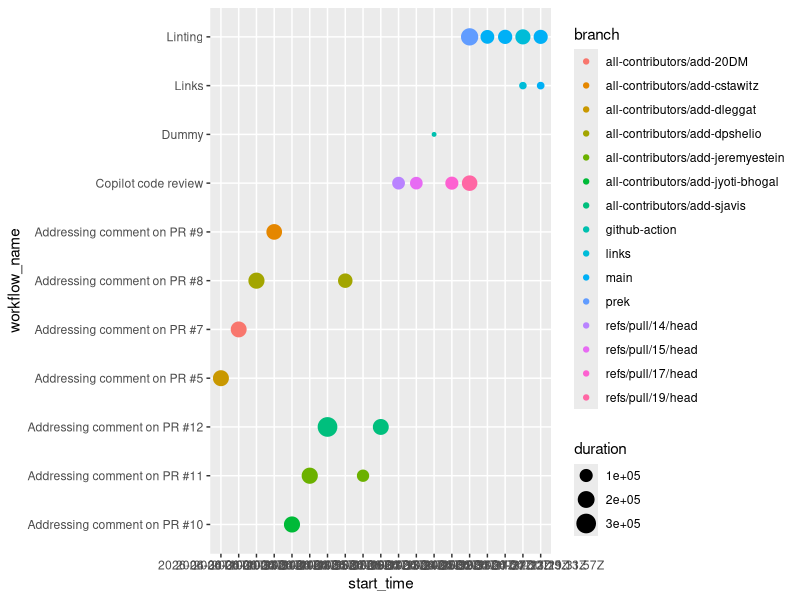

Source code (R):
## ---- chunk 1
library(dplyr)
library(ggplot2)
## ---- chunk 2
#| label: load-data
#| message: false


### Read in data here
actions_data <- read.csv("../data/green-actions-workflows.csv")
## ---- chunk 3
mean_duration <- mean(actions_data$duration)
## ---- chunk 4
#| content: valuebox
#| title: "Total time"
list(
  icon = "clock",
  color = "primary",
  value = mean_duration
)

## ---- chunk 5
#| content: valuebox
#| title: "Time for branch X"
list(
  icon = "clock",
  color = "danger",
  value = mean_duration
)

## ---- chunk 6
#| content: valuebox
#| title: "Time for branch Y"
list(
  icon = "clock",
  color = "warning",
  value = mean_duration
)
## ---- chunk 7
# Put in the bubbleplot

p <- ggplot2::ggplot(actions_data) + ggplot2::geom_point(aes(x = start_time, y = workflow_name, size = duration, color = branch))
p
